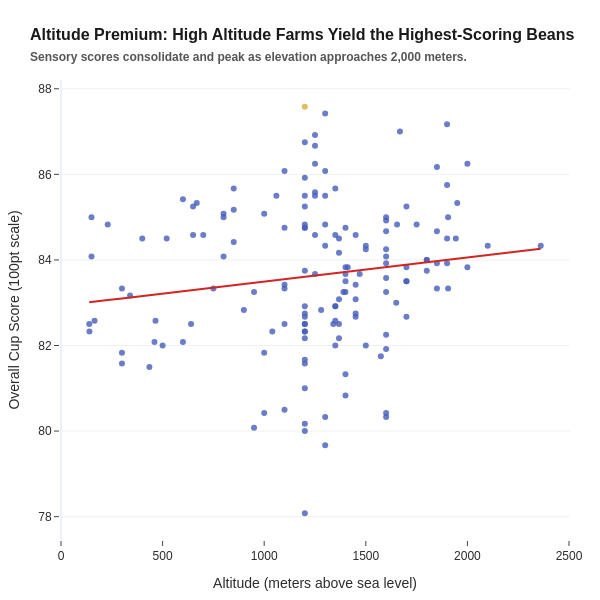

The code cell stored with this chart in its notebook:
### Code cell
# 1. Quality vs. Altitude
import pandas as pd
import plotly.express as px
import numpy as np

#Converting the Altitude to numeric first
df_clean = df.copy()
df_clean['Altitude'] = pd.to_numeric(df_clean['Altitude'], errors='coerce')

#Filter out missing values and extreme altitude outliers
df_clean = df_clean[df_clean['Altitude'].notna() & (df_clean['Altitude'] < 3000)]
df_clean = df_clean.dropna(subset=['Total Cup Points'])

#Identify the peak performer to highlight it
highest_score = df_clean['Total Cup Points'].max()
df_clean['Highlight'] = np.where(df_clean['Total Cup Points'] == highest_score, 'Highest Quality', 'Other Coffees')

#Plotly scatter plot
fig1 = px.scatter(
    df_clean,
    x='Altitude',
    y='Total Cup Points',
    color='Highlight',
    color_discrete_map={'Other Coffees': "#455dbb", 'Highest Quality': '#D4AF37'},
    opacity=0.8,
    trendline="ols",
    trendline_color_override="#D32424",
    hover_data=['Country of Origin', 'Variety'],
    labels={'Altitude': 'Altitude (meters above sea level)', 'Total Cup Points': 'Overall Cup Score (100pt scale)'}
)

fig1.update_layout(
    title="<b>Altitude Premium:</b> High Altitude Farms Yield the Highest-Scoring Beans<br><span style='font-size:12px; color:#555;'>Sensory scores consolidate and peak as elevation approaches 2,000 meters.</span>",
    showlegend=False,
    width=600,
    height=600
)

# Show the plot
fig1.show()

### Figure 1 — Plotly figure (JSON) as saved in the notebook; plotly's stock layout.template omitted (floating-point values rounded to 4 significant figures; data arrays with more than 128 entries replaced by an {"elided": "..."} marker saying what was removed)
{"data": [{"customdata": [["Taiwan", "Gesha"]], "hovertemplate": "Highlight=Highest Quality<br>Altitude (meters above sea level)=%{x}<br>Overall Cup Score (100pt scale)=%{y}<br>Country of Origin=%{customdata[0]}<br>Variety=%{customdata[1]}<extra></extra>", "legendgroup": "Highest Quality", "marker": {"color": "#D4AF37", "opacity": 0.8, "symbol": "circle"}, "mode": "markers", "name": "Highest Quality", "orientation": "v", "showlegend": true, "type": "scatter", "x": [1200.0], "xaxis": "x", "y": [87.58], "yaxis": "y"}, {"hovertemplate": "Highlight=Highest Quality<extra></extra>", "legendgroup": "Highest Quality", "line": {"color": "#D32424"}, "marker": {"color": "#D4AF37", "symbol": "circle"}, "mode": "lines", "name": "Highest Quality", "showlegend": false, "type": "scatter", "xaxis": "x", "yaxis": "y"}, {"customdata": {"elided": "152x2 str values"}, "hovertemplate": "Highlight=Other Coffees<br>Altitude (meters above sea level)=%{x}<br>Overall Cup Score (100pt scale)=%{y}<br>Country of Origin=%{customdata[0]}<br>Variety=%{customdata[1]}<extra></extra>", "legendgroup": "Other Coffees", "marker": {"color": "#455dbb", "opacity": 0.8, "symbol": "circle"}, "mode": "markers", "name": "Other Coffees", "orientation": "v", "showlegend": true, "type": "scatter", "x": {"elided": "152 float values"}, "xaxis": "x", "y": {"elided": "152 float values"}, "yaxis": "y"}, {"hovertemplate": "<b>OLS trendline</b><br>Total Cup Points = 0.000562919 * Altitude + 82.9317<br>R<sup>2</sup>=0.023669<br><br>Highlight=Other Coffees<br>Altitude (meters above sea level)=%{x}<br>Overall Cup Score (100pt scale)=%{y} <b>(trend)</b><extra></extra>", "legendgroup": "Other Coffees", "line": {"color": "#D32424"}, "marker": {"color": "#455dbb", "symbol": "circle"}, "mode": "lines", "name": "Other Coffees", "showlegend": false, "type": "scatter", "x": {"elided": "152 float values"}, "xaxis": "x", "y": {"elided": "152 float values"}, "yaxis": "y"}], "layout": {"height": 600, "legend": {"title": {"text": "Highlight"}, "tracegroupgap": 0}, "showlegend": false, "title": {"text": "<b>Altitude Premium:</b> High Altitude Farms Yield the Highest-Scoring Beans<br><span style='font-size:12px; color:#555;'>Sensory scores consolidate and peak as elevation approaches 2,000 meters.</span>"}, "width": 600, "xaxis": {"anchor": "y", "domain": [0, 1], "title": {"text": "Altitude (meters above sea level)"}}, "yaxis": {"anchor": "x", "domain": [0, 1], "title": {"text": "Overall Cup Score (100pt scale)"}}}}
